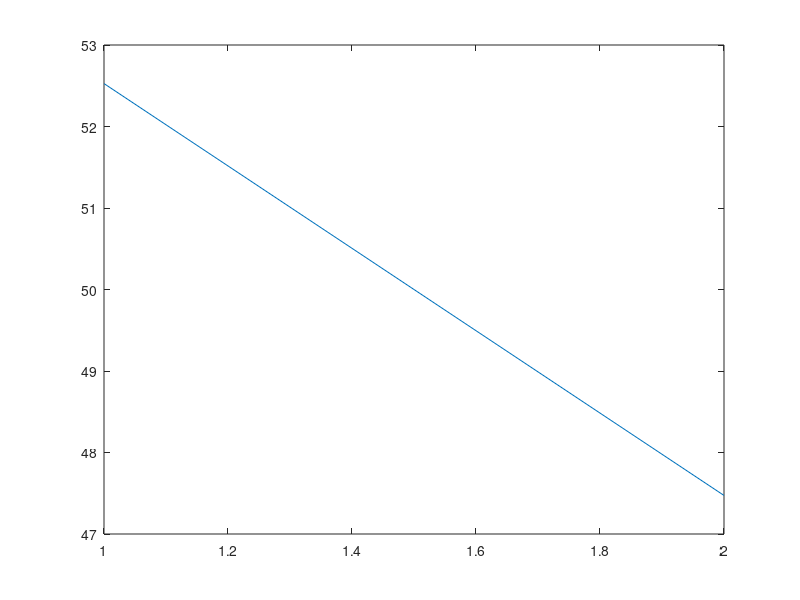

This figure's MATLAB source: (Note: this script raises an error after producing the figure.)
load("F1_E.mat");

% Normalize
E_norm = (E_outmat-mean(E_outmat))./(std(E_outmat));

% Scatter 3D and show principal components
vbls = {'pressure', 'vibration', 'temperature'};
[coefs, score, latent,tsquared,explained] = pca(E_norm);

plot(explained);

% biplot(V, 'Scores', D);

hold off; scatter3(PVT_norm(:, 1),PVT_norm(:, 2),PVT_norm(:, 3)); hold on;
X_avg = mean(PVT_norm);
plot3([X_avg(1) X_avg(1)+V(1,1)] , [X_avg(2) X_avg(2)+V(2,1)], [X_avg(3) X_avg(3)+V(3,1)]);
plot3([X_avg(1) X_avg(1)+V(1,2)] , [X_avg(2) X_avg(2)+V(2,2)], [X_avg(3) X_avg(3)+V(3,2)]);
plot3([X_avg(1) X_avg(1)+V(1,3)] , [X_avg(2) X_avg(2)+V(2,3)], [X_avg(3) X_avg(3)+V(3,3)]);
xlim([min(PVT_norm(:, 1)), max(PVT_norm(:, 1))])
ylim([min(PVT_norm(:, 2)), max(PVT_norm(:, 2))])
zlim([min(PVT_norm(:, 3)), max(PVT_norm(:, 3))])
hold off;

% Reducing to order 2
scatter1= biplot(coefs(:, 1:2),'scores',score(:,1:2),'varlabels',vbls,'MarkerSize',13);

subplot(3,1,1);
s = scatter(score(:, 1), 0, 30, 'b','+', 'MarkerFaceAlpha', 0.5);
title("Scores for Principal Component 1")

subplot(3,1,2);

scatter(score(:, 2), 0, 30, 'b','+', 'MarkerFaceAlpha', 0.5);
title("Scores for Principal Component 2")

subplot(3,1,3);

scatter(score(:, 3), 0, 30, '+','b', 'MarkerFaceAlpha', 0.5);
title("Scores for Principal Component 3")

explained
